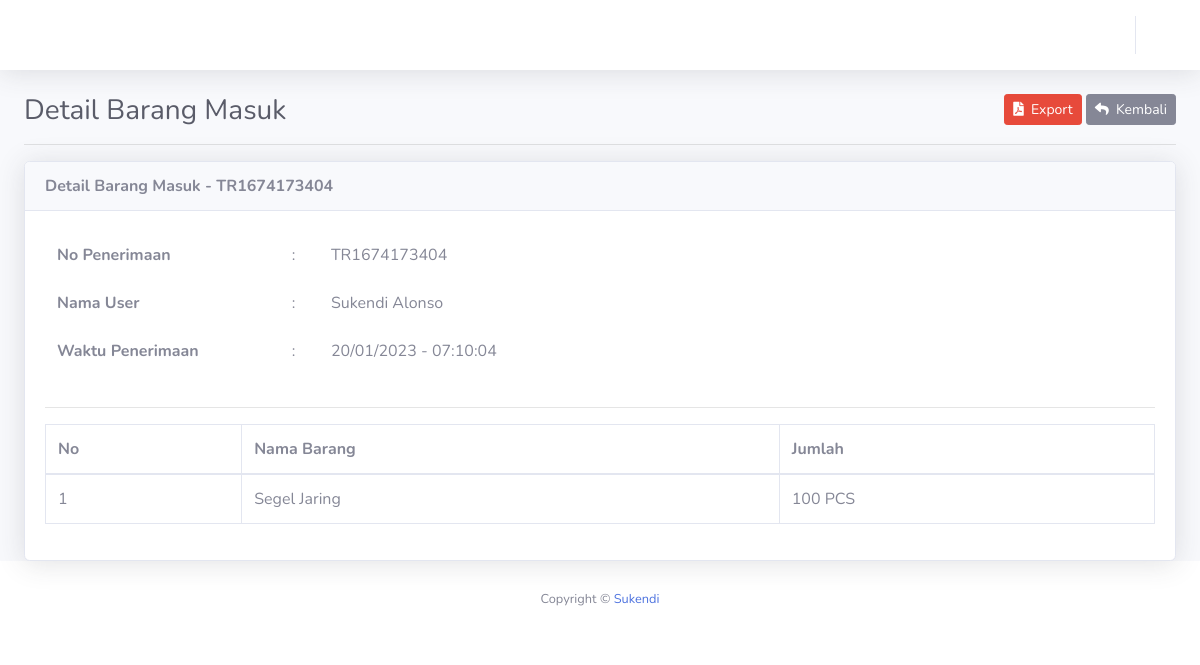
Page /penerimaan/detail/TR1674173404 on the committed database.
### tables this page shows
CREATE TABLE `penerimaan` (
  `id` int(11) NOT NULL,
  `no_terima` varchar(25) DEFAULT NULL,
  `tgl_terima` varchar(25) DEFAULT NULL,
  `jam_terima` varchar(10) DEFAULT NULL,
  `nama_vendorr` varchar(80) DEFAULT NULL,
  `nama` varchar(80) DEFAULT NULL
);

CREATE TABLE `detail_terima` (
  `no_terima` varchar(25) DEFAULT NULL,
  `nama_barang` varchar(80) DEFAULT NULL,
  `jumlah` int(11) DEFAULT NULL,
  `satuan` varchar(20) DEFAULT NULL
);

### application/controllers/Penerimaan.php (called while the page is built, shortened)
<?php
class Penerimaan extends CI_Controller{
	public function __construct(){
		$this->data['aktif'] = 'penerimaan';
		$this->load->model('M_barang', 'm_barang');
		$this->load->model('M_vendorr', 'm_vendorr');
		$this->load->model('M_user', 'm_user');
		$this->load->model('M_penerimaan', 'm_penerimaan');
		$this->load->model('M_detail_terima', 'm_detail_terima');
	}
	public function detail($no_terima){
		$this->data['title'] = 'Detail Barang Masuk';
		$this->data['penerimaan'] = $this->m_penerimaan->lihat_no_terima($no_terima);
		$this->data['all_detail_terima'] = $this->m_detail_terima->lihat_no_terima($no_terima);
		$this->data['no'] = 1;
		$this->load->view('penerimaan/detail', $this->data);
	}
}

### index.php (called while the page is built, shortened)
<?php
require_once BASEPATH.'core/CodeIgniter.php';

### application/models/M_penerimaan.php (called while the page is built, shortened)
<?php
class M_penerimaan extends CI_Model {
	protected $_table = 'penerimaan';
	public function lihat_no_terima($no_terima){
		return $this->db->get_where($this->_table, ['no_terima' => $no_terima])->row();
	}
}

### application/models/M_detail_terima.php (called while the page is built, shortened)
<?php
class M_detail_terima extends CI_Model {
	protected $_table = 'detail_terima';
	public function lihat_no_terima($no_terima){
		return $this->db->get_where($this->_table, ['no_terima' => $no_terima])->result();
	}
}

### application/views/penerimaan/detail.php (the view, shortened to what this page needs)
<!DOCTYPE html>
<html lang="en">
<head>
</head>
<body id="page-top">
	<div id="wrapper">
		<div id="content-wrapper" class="d-flex flex-column">
			<div id="content" data-url="<?= base_url('penerimaan') ?>">
				<div class="container-fluid">
				<div class="clearfix">
					<div class="float-left">
						<h1 class="h3 m-0 text-gray-800"><?= $title ?></h1>
					</div>
					<div class="float-right">
						<a href="<?= base_url('penerimaan/export')?>" target="_blank" class="btn btn-danger btn-sm"><i class="fa fa-file-pdf"></i>&nbsp;&nbsp;Export</a>
						<a href="<?= base_url('penerimaan') ?>" class="btn btn-secondary btn-sm"><i class="fa fa-reply"></i>&nbsp;&nbsp;Kembali</a>
					</div>
				</div>
				<hr>
				<div class="card shadow">
					<div class="card-header"><strong><?= $title ?> - <?= $penerimaan->no_terima ?></strong></div>
					<div class="card-body">
						<div class="row">
							<div class="col-md-6">
								<table class="table table-borderless">
									<tr>
										<td><strong>No Penerimaan</strong></td>
										<td>:</td>
										<td><?= $penerimaan->no_terima ?></td>
									</tr>
									<tr>
										<td><strong>Nama User</strong></td>
										<td>:</td>
										<td><?= $penerimaan->nama ?></td>
									</tr>
									<tr>
										<td><strong>Waktu Penerimaan</strong></td>
										<td>:</td>
										<td><?= $penerimaan->tgl_terima ?> - <?= $penerimaan->jam_terima ?></td>
									</tr>
								</table>
							</div>
						</div>
						<hr>
						<div class="row">
							<div class="col-md-12">
								<table class="table table-bordered">
									<thead>
										<tr>
											<td><strong>No</strong></td>
											<td><strong>Nama Barang</strong></td>
											<td><strong>Jumlah</strong></td>
										</tr>
									</thead>
									<tbody>
										<?php foreach ($all_detail_terima as $detail_terima): ?>
											<tr>
												<td><?= $no++ ?></td>
												<td><?= $detail_terima->nama_barang ?></td>
												<td><?= $detail_terima->jumlah ?> <?= strtoupper($detail_terima->satuan) ?></td>
											</tr>
										<?php endforeach ?>
									</tbody>
								</table>
							</div>
						</div>
					</div>
				</div>
				</div>
			</div>
		</div>
	</div>
</body>
</html>

### rows in the picture
penerimaan: no_terima "TR1674173404", nama "Sukendi Alonso", tgl_terima "20/01/2023", jam_terima "07:10:04"
detail_terima: nama_barang "Segel Jaring", jumlah "100", satuan "PCS"

### other values in the picture
$title "Detail Barang Masuk"
